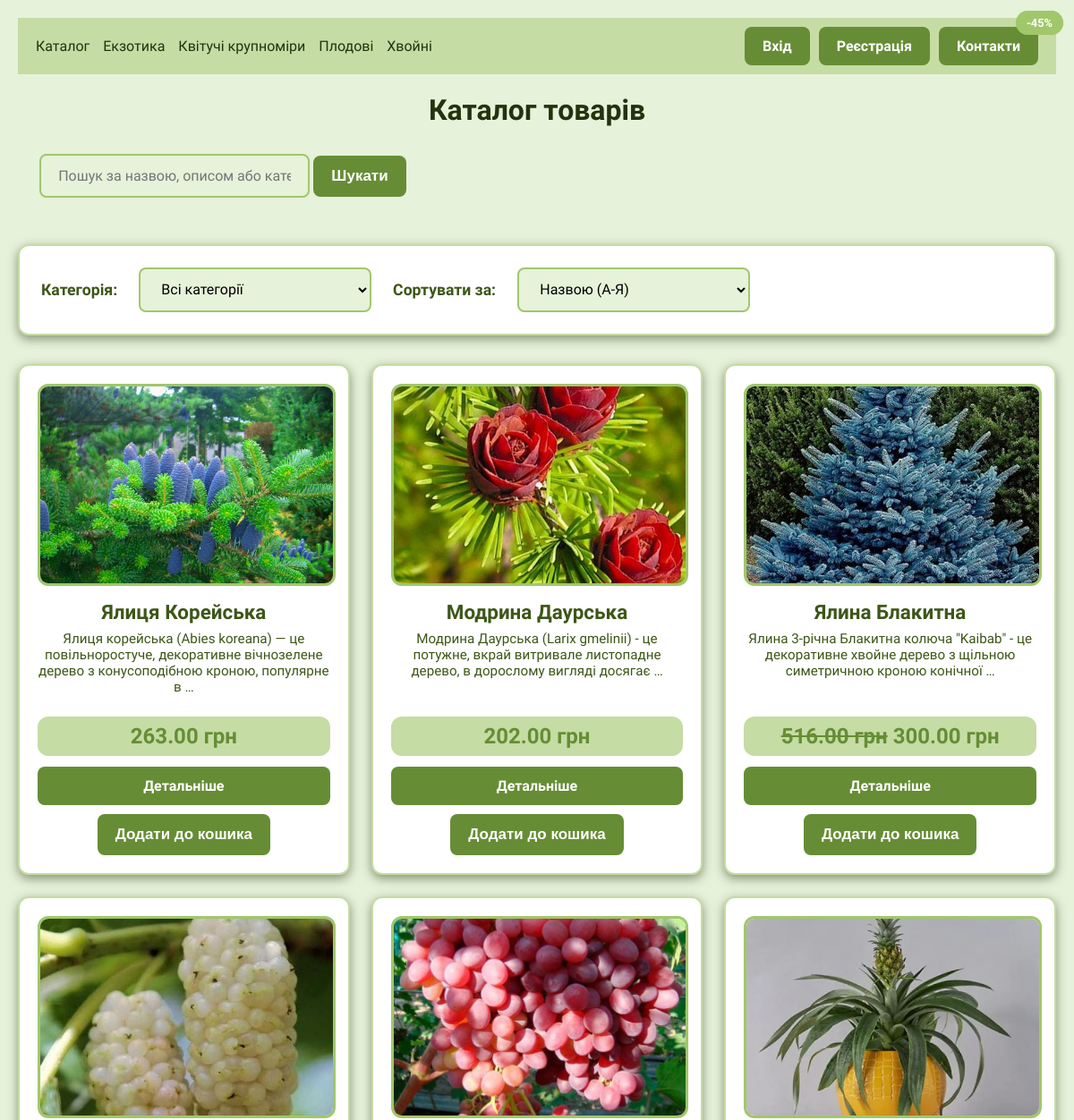
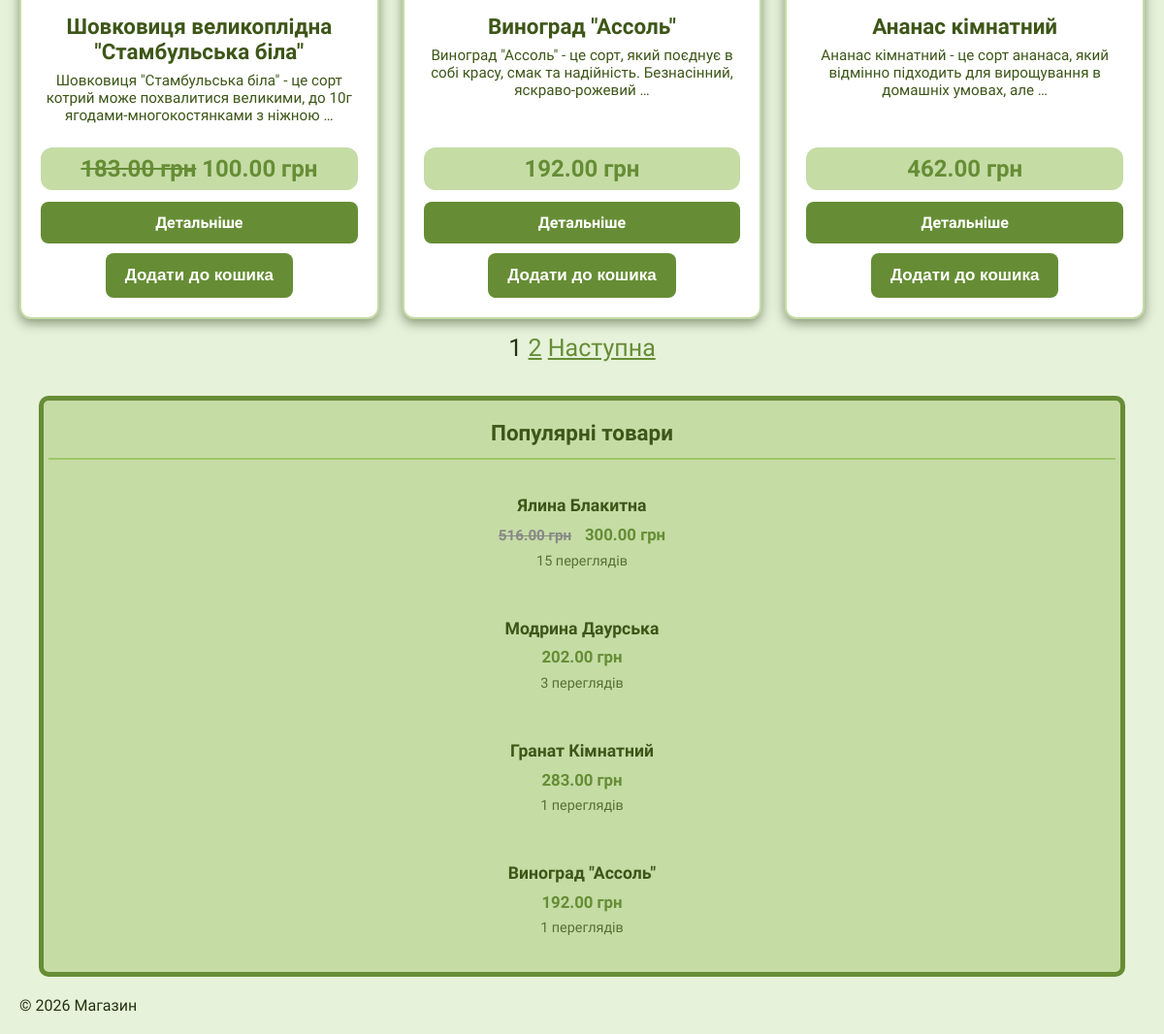
The page / on the database its author committed (2 pictures, top to bottom).
### main/models.py (models this page shows, shortened)
class Category(models.Model):
    name = models.CharField(max_length=100, db_index=True, verbose_name="Назва")
    slug = models.SlugField(max_length=100, unique=True, verbose_name="Slug")
    description = models.TextField(blank=True, verbose_name="Опис")
    image = models.ImageField(upload_to="categories/", blank=True, null=True, verbose_name="Зображення")
    is_active = models.BooleanField(default=True, verbose_name="Активна")
    class Meta:
        ordering = ['name']
        verbose_name = "Категорія"
        verbose_name_plural = "Категорії"
    def get_absolute_url(self):
        return reverse('main:product_list_by_category', kwargs={'category_slug': self.slug})

class Product(models.Model):
    category = models.ForeignKey(
        Category,
        on_delete=models.CASCADE,
        related_name='products',
        verbose_name="Категорія",
        null=True,
        blank=True
    )
    name = models.CharField(max_length=200, verbose_name="Назва")
    slug = models.SlugField(
        max_length=200,
        unique=True,
        verbose_name="Slug",
        null=True,
        blank=True
    )
    description = models.TextField(verbose_name="Опис")
    price = models.DecimalField(max_digits=10, decimal_places=2, verbose_name="Ціна")
    discount_price = models.DecimalField(max_digits=10, decimal_places=2, null=True, blank=True, verbose_name="Ціна зі знижкою")
    image = models.ImageField(upload_to="products/%Y/%m/%d", blank=True, null=True, verbose_name="Зображення")
    views = models.PositiveIntegerField(default=0, verbose_name="Перегляди")
    featured = models.BooleanField(default=False, verbose_name="Рекомендований")
    is_available = models.BooleanField(default=True, verbose_name="В наявності")
    created_at = models.DateTimeField(auto_now_add=True)
    updated_at = models.DateTimeField(auto_now=True)
    class Meta:
        ordering = ['-created_at']
        verbose_name = "Товар"
        verbose_name_plural = "Товари"
    def get_absolute_url(self):
        return reverse('main:product_detail', kwargs={'id': self.id, 'slug': self.slug})

### main/views.py (the view)
# urls.py: path('', views.product_list, name='product_list'),
def product_list(request, category_slug=None):
    category = None
    categories = Category.objects.all()
    if category_slug:
        category = get_object_or_404(Category, slug=category_slug)
    products_qs, current_sort, search_query = get_filtered_products(request, category)
    paginator = Paginator(products_qs, 6)
    page = request.GET.get('page', 1)
    try:
        products_page = paginator.page(page)
    except PageNotAnInteger:
        products_page = paginator.page(1)
    except EmptyPage:
        products_page = paginator.page(paginator.num_pages)
    context = {
        'category': category,
        'categories': categories,
        'products': products_page,
        'current_sort': current_sort,
        'search_query': search_query,
    }
    return render(request, 'main/product_list.html', context)

### accounts/views.py (called while the page is built)
    def __call__(self, request):
        if request.path.startswith('/admin/'):
            if not request.user.is_authenticated or not request.user.is_staff:
                return redirect('main:product_list')
        return self.get_response(request)

### cart/context_processors.py (called while the page is built)
def cart_count(request):
    if request.user.is_authenticated:
        total = CartItem.objects.filter(user=request.user).aggregate(total=Sum('quantity'))['total']
        count = total or 0
    else:
        try:
            cart_str = request.COOKIES.get('cart', '{}')
            cart = json.loads(cart_str)
            count = sum(item.get('quantity', 0) for item in cart.values())
        except json.JSONDecodeError:
            count = 0
    return {'cart_count': count}

### main/templatetags/shop_filters.py (called while the page is built)
@register.filter(name='currency')
def format_currency(value, currency='грн'):
    try:
        return f"{float(value):.2f} {currency}"
    except (ValueError, TypeError):
        return value

@register.filter
def compact_number(value):
    try:
        value = int(value)
        if value >= 1000000:
            return f"{value / 1000000:.1f}M"
        elif value >= 1000:
            return f"{value / 1000:.1f}K"
        return str(value)
    except (ValueError, TypeError):
        return value

### main/templatetags/shop_tags.py (called while the page is built)
@register.inclusion_tag('main/components/product_card.html')
def show_product_card(product):
    discount = 0
    if product.discount_price and product.price > 0:
        discount = int(((product.price - product.discount_price) / product.price) * 100)
    return {
        'product': product,
        'discount': discount,
        'final_price': product.discount_price if product.discount_price else product.price,
    }

@register.inclusion_tag('main/components/popular_products.html')
def show_popular_products(count=4):
    products = Product.objects.filter(is_available=True).order_by('-views')[:count]
    return {'popular_products': products}

### main/templates/main/product_list.html (shortened to what this page needs)
{% extends 'main/base.html' %}
{% load shop_filters shop_tags %}
{% block content %}
    <h1>
        {% if search_query %}
            Результати пошуку за "{{ search_query }}"
        {% elif category %}
            {{ category.name }}
        {% else %}
            Каталог товарів
        {% endif %}
    </h1>
    {% include 'main/search_form.html' %}
    <div class="sort-container">
        <label for="category-select">Категорія:</label>
        <select id="category-select" onchange="this.options[this.selectedIndex].value && (window.location = this.options[this.selectedIndex].value);">
            <option value="{% url 'main:product_list' %}" {% if not category %}selected{% endif %}>Всі категорії</option>
        </select>
        <label for="sort-select">Сортувати за:</label>
        <select id="sort-select" onchange="this.options[this.selectedIndex].value && (window.location = this.options[this.selectedIndex].value);">
            <option value="?sort=name" {% if current_sort == 'name' %}selected{% endif %}>Назвою (A-Я)</option>
        </select>
    </div>
    <div class="row">
      <div class="col-md-9">
        <div class="products-grid">
            {% for product in products %}
                {% show_product_card product %}
            {% empty %}
                <p>Товари не знайдено.</p>
            {% endfor %}
        </div>
        {% include 'main/pagination.html' with page_obj=products %}
      </div>
      <div class="col-md-3">
        {% show_popular_products %}
      </div>
    </div>
{% endblock %}

### main/templates/main/base.html (shortened to what this page needs)
{% load static shop_tags %}
<!doctype html>
<html lang="uk">
  <head>
    <link rel="stylesheet" href="{% static 'css/style.css' %}" />
  </head>
  <body>
    <header>
      <nav>
        <a href="{% url 'main:product_list' %}">Каталог</a>
        {% for cat in categories %}
        <a href="{{ cat.get_absolute_url }}">{{ cat.name }}</a>
        {% endfor %}
      </nav>
      <div class="auth-buttons">
        {% if user.is_authenticated %}
        {% if user.is_staff %}<a class="btn btn-primary" href="{% url 'admin:index' %}">Адмінка</a>{% endif %}
        <a href="{% url 'cart:cart_detail' %}" class="btn">Корзина ({{ cart_count }})</a>
        <a class="btn btn-primary" href="{% url 'accounts:profile' %}">Профіль</a>
        <a class="btn btn-primary" href="{% url 'accounts:logout' %}">Вийти</a>
        {% else %}
        <a class="btn btn-primary" href="{% url 'accounts:login' %}">Вхід</a>
        <a class="btn btn-primary" href="{% url 'accounts:register' %}">Реєстрація</a>
        <a class="btn btn-primary" href="{% url 'contact:contact' %}">Контакти</a>
        {% endif %}
      </div>
    </header>
    <main>{% block content %}{% endblock %}</main>
    <footer>© 2026 Магазин</footer>
  </body>
</html>

### main/templates/main/components/product_card.html (shortened to what this page needs)
{% load shop_filters %}
<div class="product-card">
  {% if product.image %}
  <img src="{{ product.image.url }}" alt="{{ product.name }}">
  {% endif %}
  <h3>{{ product.name }}</h3>
  <div class="meta">{{ product.description|truncatewords:15 }}</div>
  {% if discount > 0 %}
  <span class="featured-badge">-{{ discount }}%</span>
  <p class="price"><del>{{ product.price|currency }}</del> {{ final_price|currency }}</p>
  {% else %}
  <p class="price">{{ product.price|currency }}</p>
  {% endif %}
  <a href="{{ product.get_absolute_url }}" class="btn">
    Детальніше
  </a>
  <form method="post" action="{% url 'cart:add_to_cart' product.id %}">
    <button type="submit" class="btn">Додати до кошика</button>
  </form>
</div>

### main/templates/main/components/popular_products.html
{% load shop_filters %}
<div class="popular-sidebar">
  <h3>Популярні товари</h3>
  <div class="popular-list">
    {% for product in popular_products %}
    <a href="{{ product.get_absolute_url }}" class="popular-item">
      <div class="popular-item__content">
        <h4>{{ product.name|truncatewords:6 }}</h4>
        <div class="popular-item__price">
          {% if product.discount_price and product.discount_price < product.price %}
            <span class="old-price"><del>{{ product.price|currency }}</del></span>
            <span class="current-price">{{ product.discount_price|currency }}</span>
          {% else %}
            <span class="current-price">{{ product.price|currency }}</span>
          {% endif %}
        </div>
        <small class="views">{{ product.views|compact_number }} переглядів</small>
      </div>
    </a>
    {% empty %}
    <div class="popular-empty">Наразі немає популярних товарів</div>
    {% endfor %}
  </div>
</div>

### rows shown on the page
Category: name "Екзотика"
Category: name "Квітучі крупноміри"
Category: name "Плодові"
Category: name "Хвойні"
Product: image (picture), name "Ялиця Корейська", description "Ялиця корейська (Abies koreana) — це повільноростуче, декоративне вічнозелене дерево з конусоподібною кроною, популярне в …", price "263.00 грн"
Product: image (picture), name "Модрина Даурська", description "Модрина Даурська (Larix gmelinii) - це потужне, вкрай витривале листопадне дерево, в дорослому вигляді досягає …", price "202.00 грн", views|compact_number "3"
Product: image (picture), name "Ялина Блакитна", description "Ялина 3-річна Блакитна колюча \"Kaibab\" - це декоративне хвойне дерево з щільною симетричною кроною конічної …", price "516.00 грн", discount_price "300.00 грн", views|compact_number "15"
Product: image (picture), name "Шовковиця великоплідна \"Стамбульська біла\"", description "Шовковиця \"Стамбульська біла\" - це сорт котрий може похвалитися великими, до 10г ягодами-многокостянками з ніжною …", discount "45", price "183.00 грн", discount_price "100.00 грн"
Product: image (picture), name "Виноград \"Ассоль\"", description "Виноград \"Ассоль\" - це сорт, який поєднує в собі красу, смак та надійність. Безнасінний, яскраво-рожевий …", price "192.00 грн", views|compact_number "1"
Product: image (picture), name "Ананас кімнатний", description "Ананас кімнатний - це сорт ананаса, який відмінно підходить для вирощування в домашніх умовах, але …", price "462.00 грн"
Product: name "Гранат Кімнатний", price "283.00 грн", views|compact_number "1"

### other values the page prints
{{ num }} "1"
{{ num }} "2"
